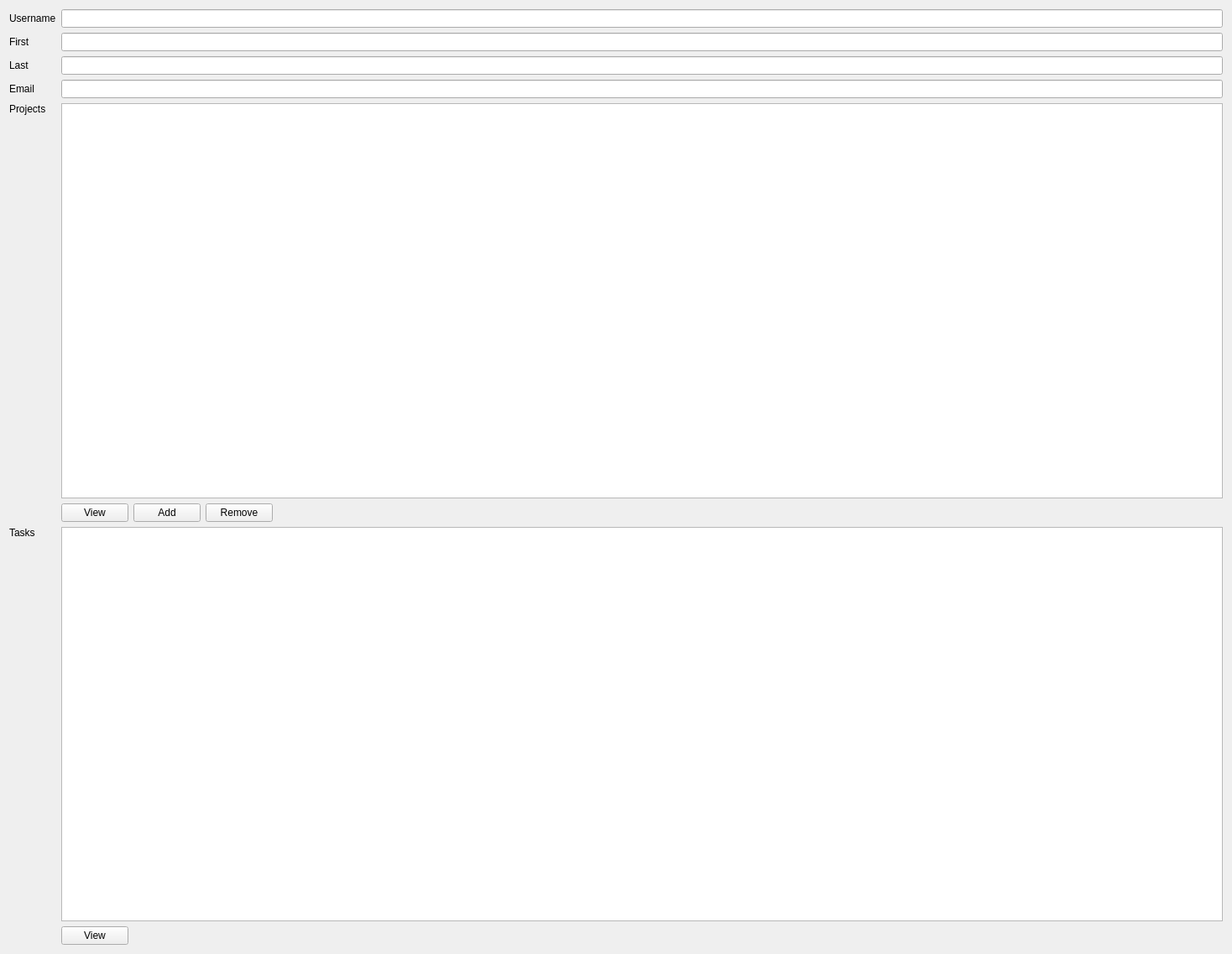
          <widget class="QWidget" name="user_sa_widget">
           <property name="geometry">
            <rect>
             <x>0</x>
             <y>0</y>
             <width>1468</width>
             <height>1137</height>
            </rect>
           </property>
           <layout class="QGridLayout" name="user_sa_widget_grid">
            <item row="5" column="1">
             <layout class="QHBoxLayout" name="user_prj_btns_hbox">
              <item>
               <widget class="QPushButton" name="user_prj_view_pb">
                <property name="text">
                 <string>View</string>
                </property>
               </widget>
              </item>
              <item>
               <widget class="QPushButton" name="user_prj_add_pb">
                <property name="text">
                 <string>Add</string>
                </property>
               </widget>
              </item>
              <item>
               <widget class="QPushButton" name="user_prj_remove_pb">
                <property name="text">
                 <string>Remove</string>
                </property>
               </widget>
              </item>
              <item>
               <spacer name="horizontalSpacer_15">
                <property name="orientation">
                 <enum>Qt::Horizontal</enum>
                </property>
                <property name="sizeHint" stdset="0">
                 <size>
                  <width>40</width>
                  <height>20</height>
                 </size>
                </property>
               </spacer>
              </item>
             </layout>
            </item>
            <item row="2" column="0">
             <widget class="QLabel" name="user_last_lb">
              <property name="text">
               <string>Last</string>
              </property>
             </widget>
            </item>
            <item row="0" column="0">
             <widget class="QLabel" name="user_username_lb">
              <property name="text">
               <string>Username</string>
              </property>
             </widget>
            </item>
            <item row="3" column="0">
             <widget class="QLabel" name="user_email_lb">
              <property name="text">
               <string>Email</string>
              </property>
             </widget>
            </item>
            <item row="1" column="0">
             <widget class="QLabel" name="user_first_lb">
              <property name="text">
               <string>First</string>
              </property>
             </widget>
            </item>
            <item row="0" column="1">
             <widget class="QLineEdit" name="user_username_le"/>
            </item>
            <item row="1" column="1">
             <widget class="QLineEdit" name="user_first_le"/>
            </item>
            <item row="3" column="1">
             <widget class="QLineEdit" name="user_email_le"/>
            </item>
            <item row="2" column="1">
             <widget class="QLineEdit" name="user_last_le"/>
            </item>
            <item row="4" column="0">
             <widget class="QLabel" name="user_prj_lb">
              <property name="text">
               <string>Projects</string>
              </property>
              <property name="alignment">
               <set>Qt::AlignLeading|Qt::AlignLeft|Qt::AlignTop</set>
              </property>
             </widget>
            </item>
            <item row="4" column="1">
             <widget class="QTableView" name="user_prj_tablev"/>
            </item>
            <item row="8" column="0">
             <widget class="QLabel" name="user_task_lb">
              <property name="text">
               <string>Tasks</string>
              </property>
              <property name="alignment">
               <set>Qt::AlignLeading|Qt::AlignLeft|Qt::AlignTop</set>
              </property>
             </widget>
            </item>
            <item row="8" column="1">
             <widget class="QTreeView" name="user_task_tablev"/>
            </item>
            <item row="9" column="1">
             <layout class="QHBoxLayout" name="user_task_btns_hbox">
              <item>
               <widget class="QPushButton" name="user_task_view_pb">
                <property name="text">
                 <string>View</string>
                </property>
               </widget>
              </item>
              <item>
               <spacer name="horizontalSpacer_16">
                <property name="orientation">
                 <enum>Qt::Horizontal</enum>
                </property>
                <property name="sizeHint" stdset="0">
                 <size>
                  <width>40</width>
                  <height>20</height>
                 </size>
                </property>
               </spacer>
              </item>
             </layout>
            </item>
           </layout>
          </widget>
